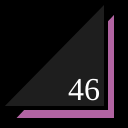
Frame 1 (no input)
Frame 60 (no input): identical to frame 1, image omitted
Frame 120 (the mouse pressed at the canvas centre since frame 60): identical to frame 1, image omitted

The p5.js sketch that drew this single still picture (run headless with seeded random() and noise() and a simulated clock; from frame 60 on, the mouse is pressed at the canvas centre):

// p5.js sketch
// ── sketch.js
function setup() {
  createCanvas(128,128);
}

function draw() {
  background(0);
  strokeWeight(4);
  fill(178, 100, 162);
  triangle(12,120,116,120,116,10);
  fill(30, 30, 30);
  triangle(0,108,106,108,106,0);
  fill(255);
  textSize(32);
  textFont("serif");
  text("46", 68, 100);
}
